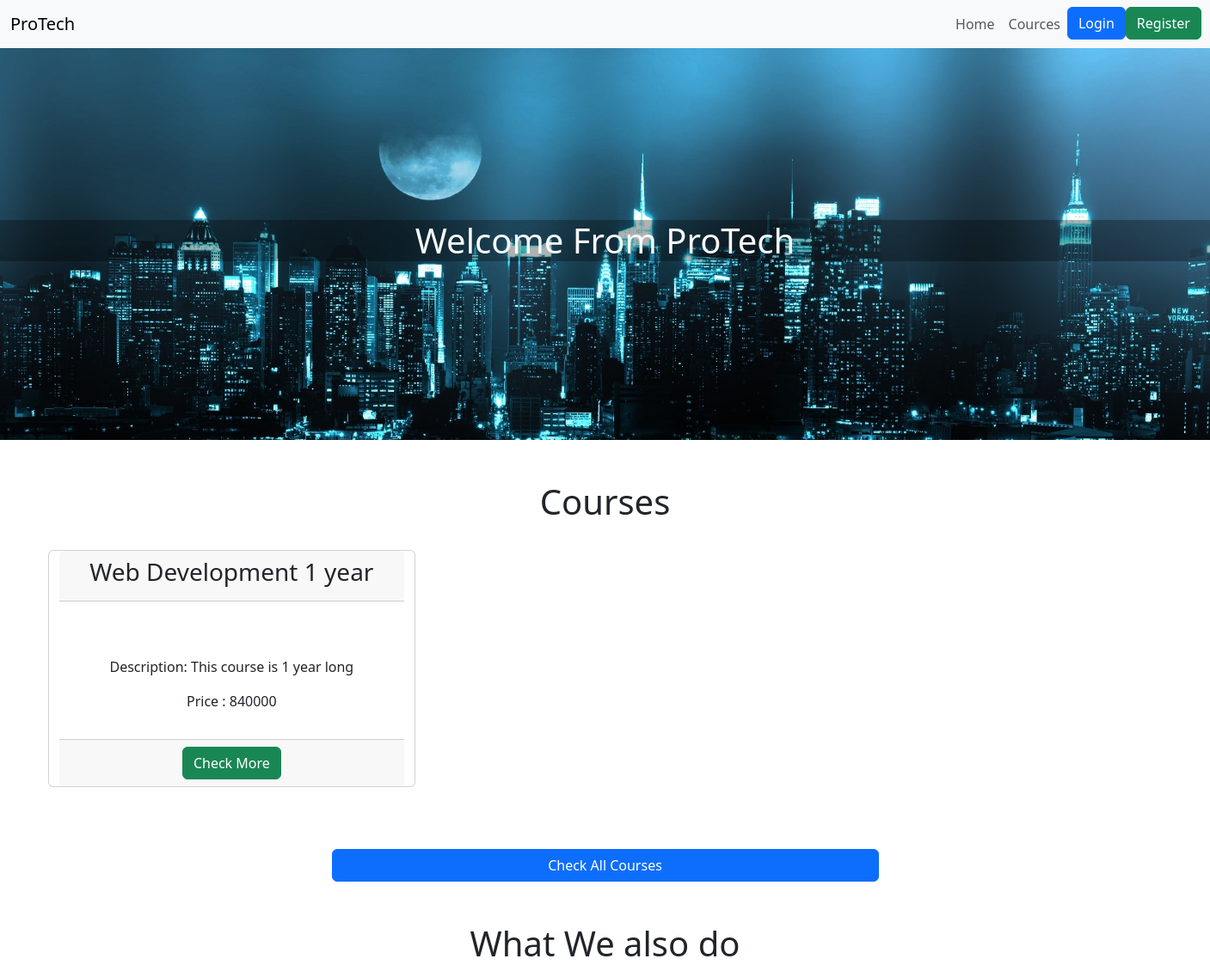
Before: / (upper part) with the older database file.
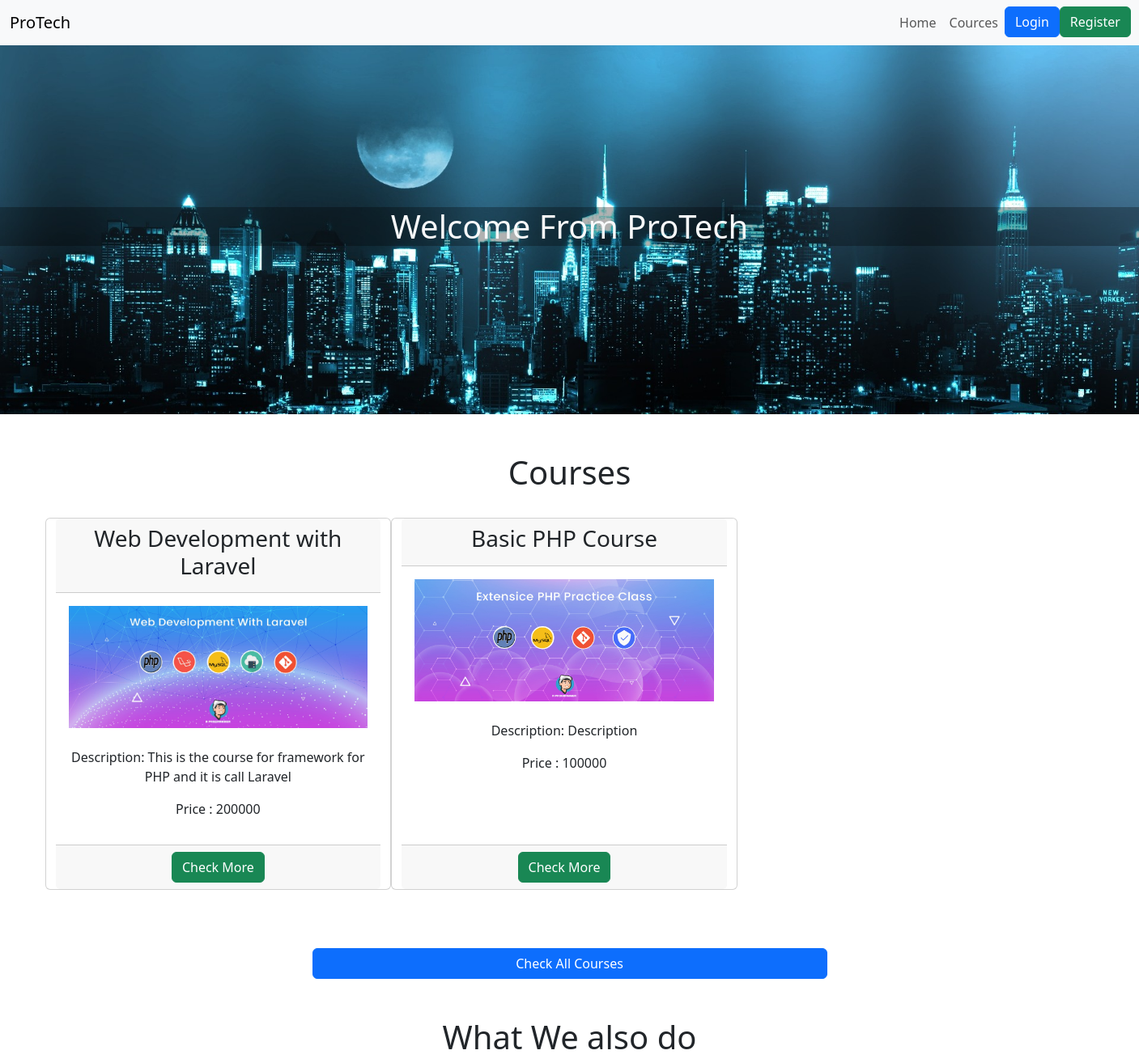
After: the same page with the newer database file.
### tables this page shows
CREATE TABLE `course` (
  `id` int(11) NOT NULL,
  `image` varchar(255) NOT NULL,
  `name` varchar(255) NOT NULL,
  `description` text NOT NULL,
  `price` int(11) NOT NULL,
  `category_id` int(11) NOT NULL
);

### Index.php (the view, shortened to what this page needs)
<?php
include 'config/connect.php';
?>
<!DOCTYPE html>
<html lang="en" dir="ltr">
  <head>
    <link href="https://cdn.jsdelivr.net/npm/bootstrap@5.3.0/dist/css/bootstrap.min.css" rel="stylesheet">
  </head>
  <body>
    <?php include 'navbar.php'; ?>
    <div class="first-container">
      <h1 class="text-light text-center">Welcome From ProTech</h1>
    </div>
    <div class="main-container container">
      <div class="container mt-5 mb-5">
        <h1 class="text-center">Courses</h1>
        <br>
        <div class="row">
          <?php
          $stmt = $pdo->prepare("SELECT * FROM course");
          $stmt->execute();
          $datas = $stmt->fetchall();
          foreach ($datas as $data) {
          ?>
          <div class="card text-center" style="width:33%;">
            <div class="card-header">
              <h3><?php echo $data['name']; ?></h3>
            </div>
            <div class="card-body">
              <img src="admin/images/course_images/<?php echo $data['image']; ?>" alt="" width="100%"><br><br>
              <p>Description: <?php echo $data['description']; ?></p>
              <p>Price : <?php echo $data['price']; ?></p>
            </div>
            <div class="card-footer">
              <a href="course_detail.php?id=<?php echo $data['id']; ?>" class="btn btn-success">Check More</a>
            </div>
          </div>
          <?php
          }
          ?>
        </div>
        <br><br><br>
        <div class="text-center">
          <a href="course.php" class="btn btn-primary w-50 ">Check All Courses</a>
        </div>
      </div>
    </div>
    <div class="second-container container mt-5 mb-5">
      <h1 class="text-center">What We also do</h1>
    </div>
  </body>
</html>

Changed rows visible on the page:
removed course: name "Web Development 1 year", description "This course is 1 year long", price "840000"
added course: name "Web Development with Laravel", image (picture), description "This is the course for framework for PHP and it is call Laravel", price "200000"
added course: name "Basic PHP Course", image (picture), description "Description", price "100000"
